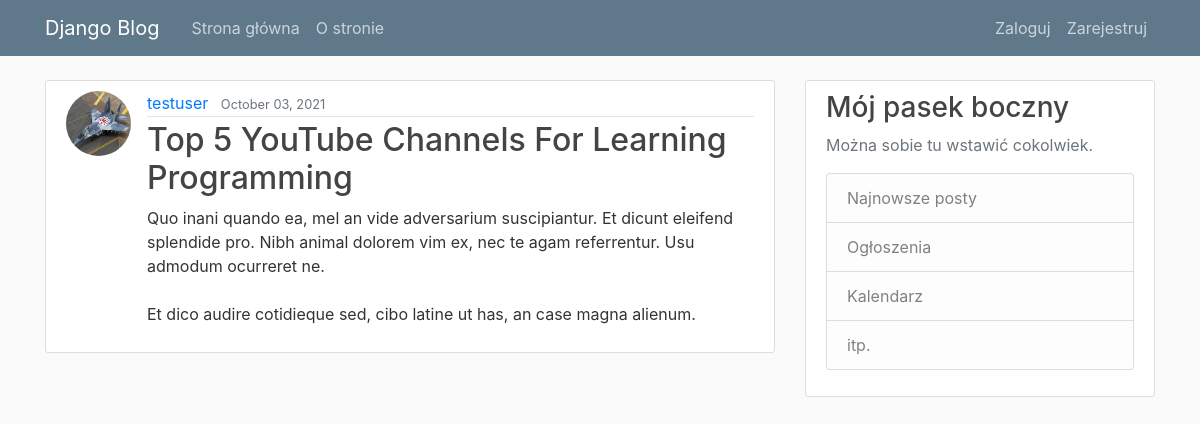
The page /post/29/ on the database its author committed.
### blog/models.py (models this page shows, shortened)
class  Post(models.Model):
    title = models.CharField(max_length=100)
    content = models.TextField()
    date_posted = models.DateTimeField(default=timezone.now)
    author = models.ForeignKey(User, on_delete=models.CASCADE)

### users/models.py (models this page shows, shortened)
class Profile(models.Model):
    user = models.OneToOneField(User, on_delete=models.CASCADE)
    image = models.ImageField(default='default.jpg', upload_to='profile_pics')

### blog/views.py (the view)
# urls.py: path('post/<int:pk>/', PostDetailView.as_view(), name='post-detail'),
class PostDetailView(DetailView):
    model = Post

### blog/templates/blog/post_detail.html (shortened to what this page needs)
{% extends "blog/base.html" %}
{% block content %}
<article class="media content-section">
  <img class="rounded-circle article-img" src="{{ object.author.profile.image.url }}">
    <div class="media-body">
      <div class="article-metadata">
        <a class="mr-2" href="{% url 'user-posts' object.author.username %}">{{ object.author }}</a>
        <small class="text-muted">{{ object.date_posted|date:"F d, Y" }}</small>
      </div>
      <h2 class="article-title"> {{ object.title }}</h2>
      <p class="article-content">{{ object.content }}</p>
    </div>
  </article>
{% endblock content %}

### blog/static/blog/main.css (style rules this page uses)
body { background: #fafafa; color: #333333; margin-top: 5rem; }
h1, h2, h3, h4, h5, h6 { color: #444444; }
.content-section { background: #ffffff; padding: 10px 20px; border: 1px solid #dddddd; border-radius: 3px; margin-bottom: 20px; }
.article-title { color: #444444; }
.article-content { white-space: pre-line; }
.article-img { height: 65px; width: 65px; margin-right: 16px; }
.article-metadata { padding-bottom: 1px; margin-bottom: 4px; border-bottom: 1px solid #e3e3e3 }

### rows shown on the page
Post: author.profile.image (picture), author "testuser", date_posted "October 03, 2021", title "Top 5 YouTube Channels For Learning Programming", content "Quo inani quando ea, mel an vide adversarium suscipiantur. Et dicunt eleifend splendide pro. Nibh animal dolorem vim ex, nec te agam referrentur. Usu admodum ocurreret ne. Et dico audire cotidieque sed, cibo latine ut has, an case magna alienum."
